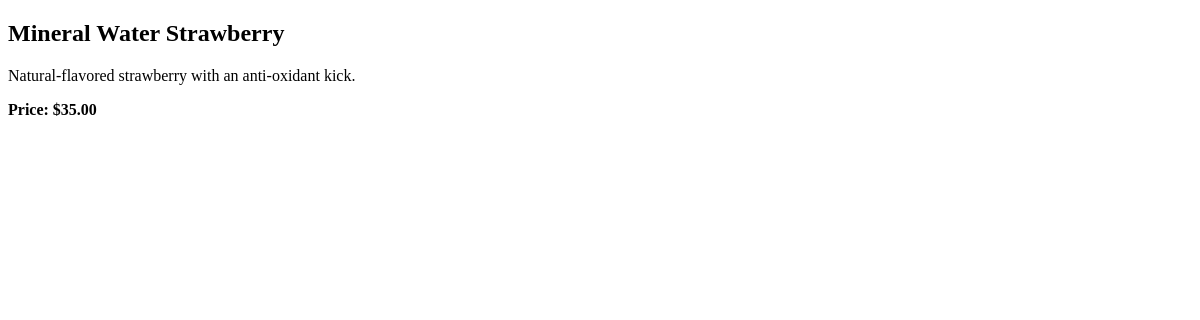
The page /products/1/ on the database as committed earlier.
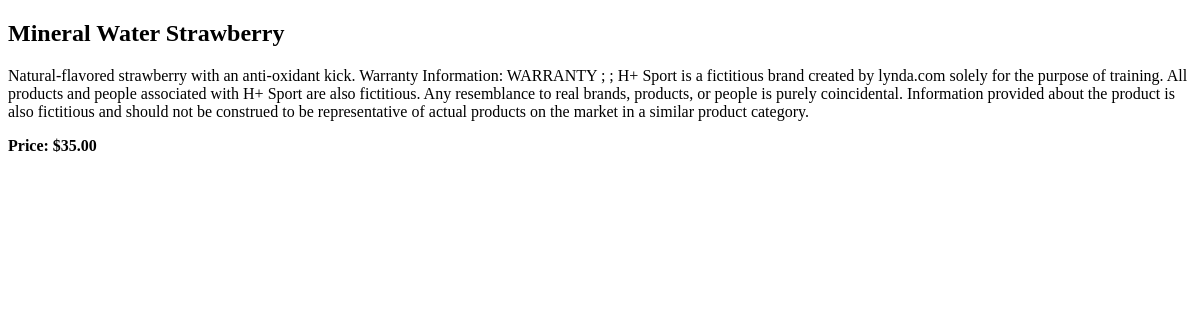
The same page on the database as committed later.
### store/models.py (models this page shows, shortened)
class Product(models.Model):
    DISCOUNT_RATE = 0.10
    id = models.AutoField(primary_key=True)
    name = models.CharField(max_length=200)
    description = models.TextField()
    price = models.FloatField()
    sale_start = models.DateTimeField(blank=True, null=True, default=None)
    sale_end = models.DateTimeField(blank=True, null=True, default=None)
    photo = models.ImageField(blank=True, null=True, default=None, upload_to='products')
    def is_on_sale(self):
        now = timezone.now()
        if self.sale_start:
            if self.sale_end:
                return self.sale_start <= now <= self.sale_end
            return self.sale_start <= now
        return False
    def get_rounded_price(self):
        return round(self.price, 2)
    def current_price(self):
        if self.is_on_sale():
            discounted_price = self.price * (1 - self.DISCOUNT_RATE)
            return round(discounted_price, 2)
        return self.get_rounded_price()

### store/views.py (the view)
# urls.py: path('products/<int:id>/', store.views.show, name='show-product'),
def show(request, id):
    context = {
        'product': Product.objects.get(id=id),
    }
    return render(request, 'store/product.html', context)

### store/templates/store/product.html (shortened to what this page needs)
{% extends "base.html" %}
{% block content %}
    <h2>{{ product.name }}</h2>
    <p>{{ product.description }}</p>
    {% if product.is_on_sale %}
        <p class="price sale-price">
            Regular Price:<del>${{ product.current_price|floatformat:2 }}</del> <br />
            <strong>SALE: ${{ product.current_price|floatformat:2 }}</strong>
        </p>
    {% else %}
        <p class="price price-regular">
            <strong>Price: ${{ product.current_price|floatformat:2 }}</strong>
        </p>
    {% endif %}
{% endblock %}

Rows that differ between the two databases and show on the page:
changed Product "Mineral Water Strawberry": description "Natural-flavored strawberry with an anti-oxidant kick." → "…with an anti-oxidant kick. Warranty Information: WARRANTY ; ; H+ Sport is a fictitious brand created by lynda.com solely for the purpose of training. All products and people associated with H+ Sport are also fictitious. Any resemblance to real brands, products, or people is purely coincidental. Information provided about the product is also fictitious and should not be construed to be representative of actual products on the market in a similar product category."
